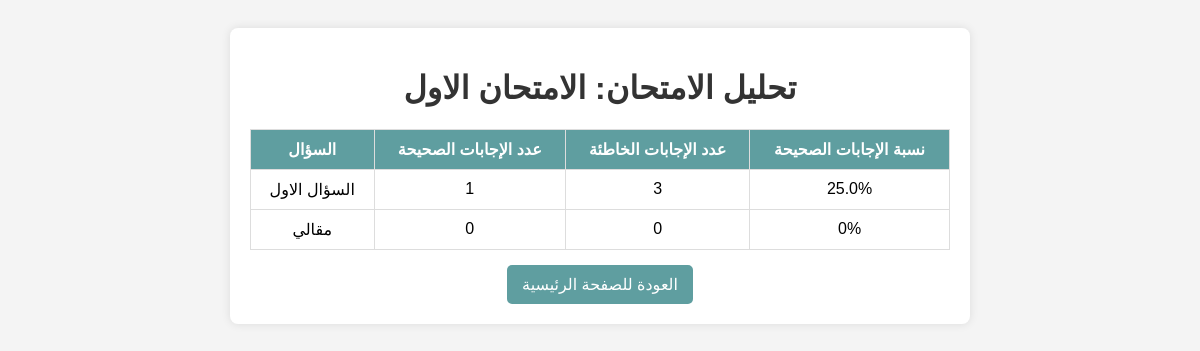
The app's page /content/exam/1/analysis/ (signed in) with its own data.
### content/models.py (models this page shows, shortened)
class Exam(models.Model):
    title           = models.CharField(max_length=255, verbose_name="عنوان الامتحان")
    description     = models.TextField(verbose_name="الوصف", null=True, blank=True)
    grade           = models.CharField(max_length=10, choices=GRADE_CHOICES, verbose_name="الصف الدراسي", null=True, blank=True)
    course          = models.ForeignKey("content.Course", on_delete=models.CASCADE, verbose_name="الكورس", null=True, blank=True)
    week            = models.CharField(max_length=10, choices=WEEK_CHOICES, verbose_name="الأسبوع", null=True, blank=True)
    created_at      = models.DateTimeField(auto_now_add=True, verbose_name="تاريخ الإضافة", null=True, blank=True)
    total_mcq_score = models.PositiveIntegerField(default=0, verbose_name="المجموع الكلي للاختيارات")
    duration_minutes= models.PositiveIntegerField(default=30, verbose_name="مدة الامتحان (دقائق)")

class Question(models.Model):
    exam          = models.ForeignKey("content.Exam", on_delete=models.CASCADE, related_name="questions",
                                      verbose_name="الامتحان", null=True, blank=True)
    question_type = models.CharField(max_length=10, choices=QUESTION_TYPE_CHOICES,
                                     verbose_name="نوع السؤال", null=True, blank=True)
    text          = models.TextField(verbose_name="نص السؤال", null=True, blank=True)
    image         = models.ImageField(upload_to="questions/", verbose_name="صورة السؤال", null=True, blank=True)
    score         = models.FloatField(default=0, verbose_name="درجة السؤال", editable=False)

### content/views.py (the view)
# urls.py: path("exam/<int:exam_id>/analysis/", exam_analysis, name="exam_analysis"),
@login_required
def exam_analysis(request, exam_id):
    exam = get_object_or_404(Exam, id=exam_id)
    analysis = []
    for q in exam.questions.all():
        total   = q.choices.count()
        correct = q.choices.filter(is_correct=True).count()
        analysis.append({
            "text":              q.text,
            "correct_count":     correct,
            "incorrect_count":   total - correct,
            "correct_percentage": round((correct / total) * 100, 2) if total else 0
        })
    return render(request, "Test/exam_analysis.html", {
        "exam":             exam,
        "question_analysis": analysis
    })

### accounts/context_processors.py (called while the page is built)
def student_session(request):
    is_registered = request.session.get("is_registered", False)
    student_name = request.session.get("student_name", None)
    student_obj = None
    student_id = request.session.get("student_id")
    if student_id:
        try:
            student_obj = Student.objects.filter(id=student_id).first()
        except Exception:
            student_obj = None
    return {
        "is_registered": is_registered,
        "student_name": student_name,
        "student": student_obj,
    }

### Frontend/Test/exam_analysis.html (shortened to what this page needs)
<!DOCTYPE html>
<html lang="ar">
  <head>
  </head>
  <body>
    <div class="container">
      <h1>تحليل الامتحان: {{ exam.title }}</h1>
      <table>
        <thead>
          <tr>
            <th>السؤال</th>
            <th>عدد الإجابات الصحيحة</th>
            <th>عدد الإجابات الخاطئة</th>
            <th>نسبة الإجابات الصحيحة</th>
          </tr>
        </thead>
        <tbody>
          {% for data in question_analysis %}
          <tr>
            <td>{{ data.text }}</td>
            <td>{{ data.correct_count }}</td>
            <td>{{ data.incorrect_count }}</td>
            <td>{{ data.correct_percentage }}%</td>
          </tr>
          {% endfor %}
        </tbody>
      </table>
      <a href="/" class="btn">العودة للصفحة الرئيسية</a>
    </div>
  </body>
</html>

### Frontend/Test/exam_analysis.html (style rules this page uses)
body { font-family: "Tajawal", sans-serif; background-color: #f4f4f4; text-align: center; padding: 20px; }
.container { background: white; padding: 20px; border-radius: 8px; box-shadow: 0px 0px 10px rgba(0, 0, 0, 0.1); max-width: 700px; margin: auto; }
h1 { color: #333; }
table { width: 100%; border-collapse: collapse; margin-top: 15px; }
th, td { padding: 10px; border: 1px solid #ddd; }
th { background: #5f9ea0; color: white; }
.btn { display: inline-block; padding: 10px 15px; margin-top: 15px; background: #5f9ea0; color: white; text-decoration: none; border-radius: 5px; }

### records on screen
Exam: title "الامتحان الاول"
Question: text "السؤال الاول"
Question: text "مقالي"

### other values on screen
{{ data.correct_count }} "1" "0"
{{ data.incorrect_count }} "3" "0"
{{ data.correct_percentage }} "25.0" "0"
